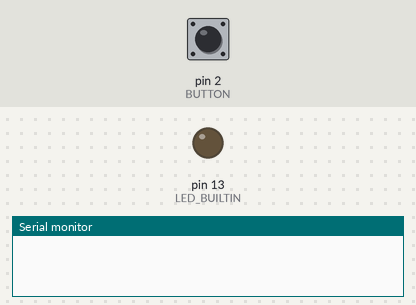
Recording of a sketch running on a simulated Arduino Uno, built with avr-gcc and run on an emulated ATmega328P. Parts: output pins drawn as LEDs (lit = HIGH), the last lines printed to the serial monitor. The test bench sets the inputs (shaded band); at power-on: pin 2 (BUTTON) HIGH.

Above: at 1.2 s.
1.3 s: pin 2 (BUTTON) pulled LOW for 0.15 s
At 1.37 s:
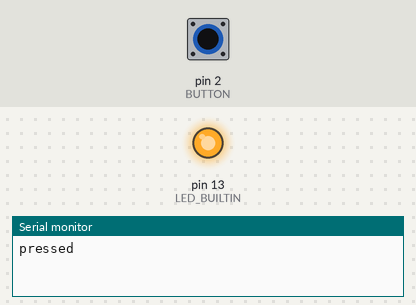
2.9 s: pin 2 (BUTTON) pulled LOW for 3.2 s
At 7.2 s:
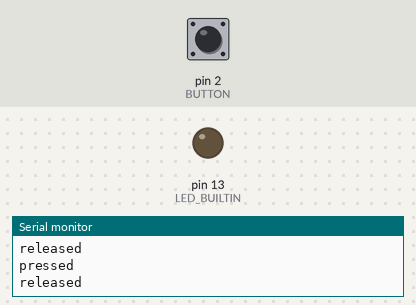
Timing chart, 0 to 8.7 s (numbered marks = the images above; inputs shaded):
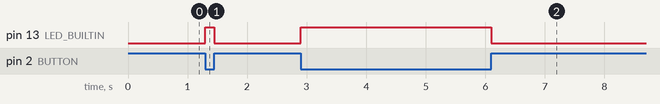

The sketch:

ButtonLed.ino
```cpp
// Lights the on-board LED while a button on pin 2 is pressed, and reports changes at 9600 baud.
// Wire: one side of the button to pin 2, the other to GND (the internal pull-up is used).
const int BUTTON = 2;
int last = HIGH;

void setup() {
  pinMode(BUTTON, INPUT_PULLUP);
  pinMode(LED_BUILTIN, OUTPUT);
  Serial.begin(9600);
}

void loop() {
  int now = digitalRead(BUTTON);
  digitalWrite(LED_BUILTIN, now == LOW ? HIGH : LOW);
  if (now != last) {
    Serial.println(now == LOW ? "pressed" : "released");
    last = now;
    delay(20);
  }
}
```

Measured:
- after the input at 1.3 s, pin 13 (LED_BUILTIN): LOW → HIGH at once, → LOW 0.15 s later
- after the input at 2.9 s, pin 13 (LED_BUILTIN): LOW → HIGH at once, → LOW 3.2 s later
